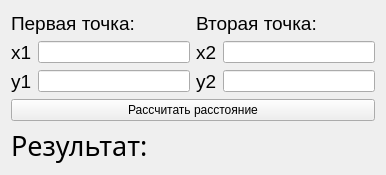
<?xml version="1.0" encoding="UTF-8"?>
<ui version="4.0">
 <class>DistanceWindow</class>
 <widget class="QWidget" name="DistanceWindow">
  <property name="geometry">
   <rect>
    <x>0</x>
    <y>0</y>
    <width>386</width>
    <height>175</height>
   </rect>
  </property>
  <property name="windowTitle">
   <string>Form</string>
  </property>
  <layout class="QGridLayout" name="gridLayout">
   <item row="0" column="0" colspan="2">
    <widget class="QLabel" name="label_2">
     <property name="font">
      <font>
       <pointsize>14</pointsize>
      </font>
     </property>
     <property name="text">
      <string>Первая точка:</string>
     </property>
    </widget>
   </item>
   <item row="0" column="2" colspan="2">
    <widget class="QLabel" name="label_3">
     <property name="font">
      <font>
       <pointsize>14</pointsize>
      </font>
     </property>
     <property name="text">
      <string>Вторая точка:</string>
     </property>
    </widget>
   </item>
   <item row="1" column="0">
    <widget class="QLabel" name="label_4">
     <property name="font">
      <font>
       <pointsize>14</pointsize>
      </font>
     </property>
     <property name="text">
      <string>x1</string>
     </property>
    </widget>
   </item>
   <item row="1" column="1">
    <widget class="QLineEdit" name="line_x1">
     <property name="text">
      <string/>
     </property>
    </widget>
   </item>
   <item row="1" column="2">
    <widget class="QLabel" name="label_5">
     <property name="font">
      <font>
       <pointsize>14</pointsize>
      </font>
     </property>
     <property name="text">
      <string>x2</string>
     </property>
    </widget>
   </item>
   <item row="1" column="3">
    <widget class="QLineEdit" name="line_x2">
     <property name="text">
      <string/>
     </property>
    </widget>
   </item>
   <item row="2" column="0">
    <widget class="QLabel" name="label_8">
     <property name="font">
      <font>
       <pointsize>14</pointsize>
      </font>
     </property>
     <property name="text">
      <string>y1</string>
     </property>
    </widget>
   </item>
   <item row="2" column="1">
    <widget class="QLineEdit" name="line_y1">
     <property name="text">
      <string/>
     </property>
    </widget>
   </item>
   <item row="2" column="2">
    <widget class="QLabel" name="label_9">
     <property name="font">
      <font>
       <pointsize>14</pointsize>
      </font>
     </property>
     <property name="text">
      <string>y2</string>
     </property>
    </widget>
   </item>
   <item row="2" column="3">
    <widget class="QLineEdit" name="line_y2">
     <property name="text">
      <string/>
     </property>
    </widget>
   </item>
   <item row="3" column="0" colspan="4">
    <widget class="QPushButton" name="btn_calc">
     <property name="text">
      <string>Рассчитать расстояние</string>
     </property>
    </widget>
   </item>
   <item row="4" column="0" colspan="2">
    <widget class="QLabel" name="label">
     <property name="font">
      <font>
       <family>Noto Sans</family>
       <pointsize>20</pointsize>
      </font>
     </property>
     <property name="text">
      <string>Результат:</string>
     </property>
    </widget>
   </item>
   <item row="4" column="2" colspan="2">
    <widget class="QLabel" name="label_result">
     <property name="font">
      <font>
       <pointsize>20</pointsize>
      </font>
     </property>
     <property name="text">
      <string/>
     </property>
    </widget>
   </item>
  </layout>
 </widget>
 <resources/>
 <connections/>
</ui>
